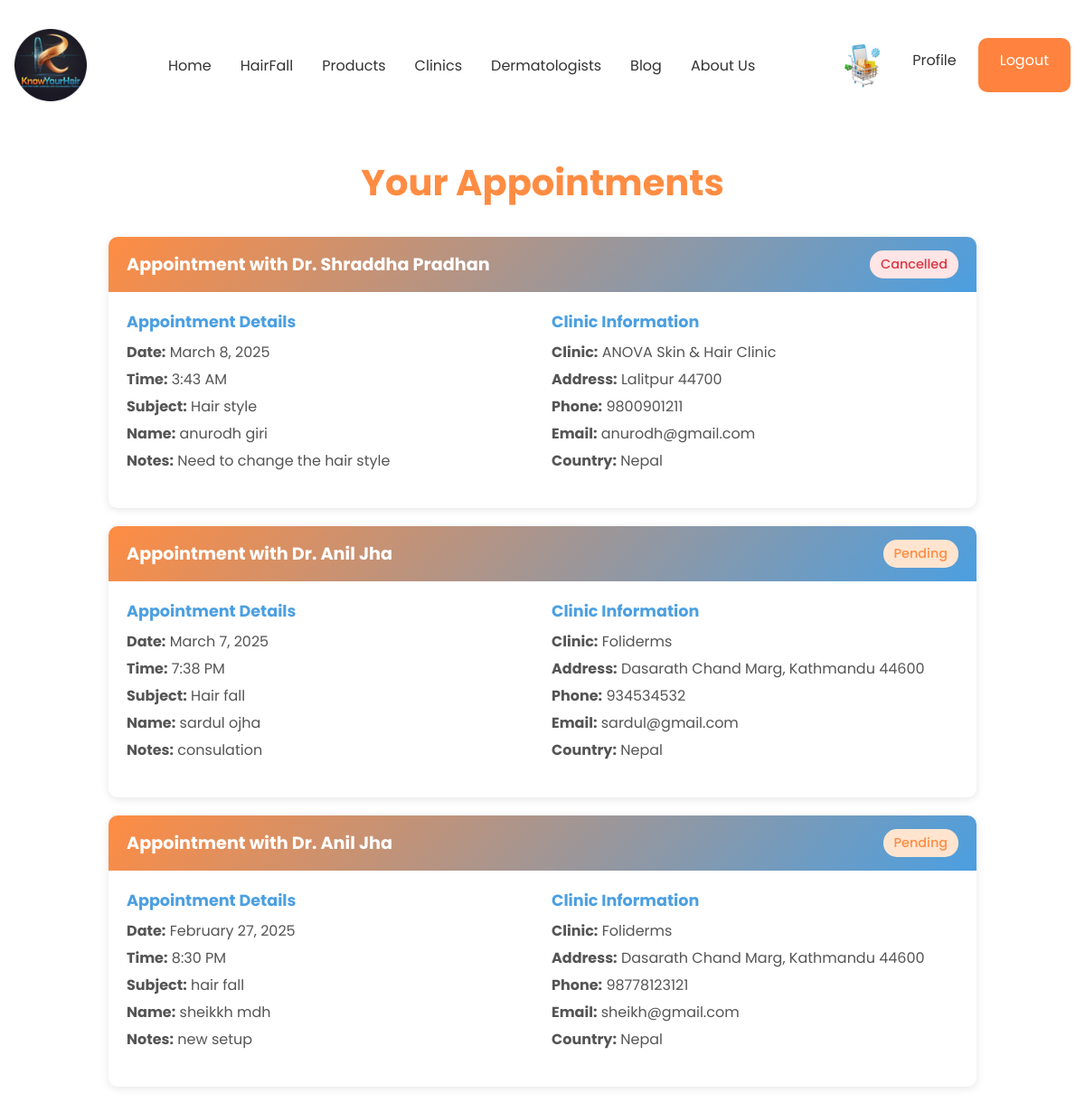
Before: /user/Details/ (signed in) with the older database file.
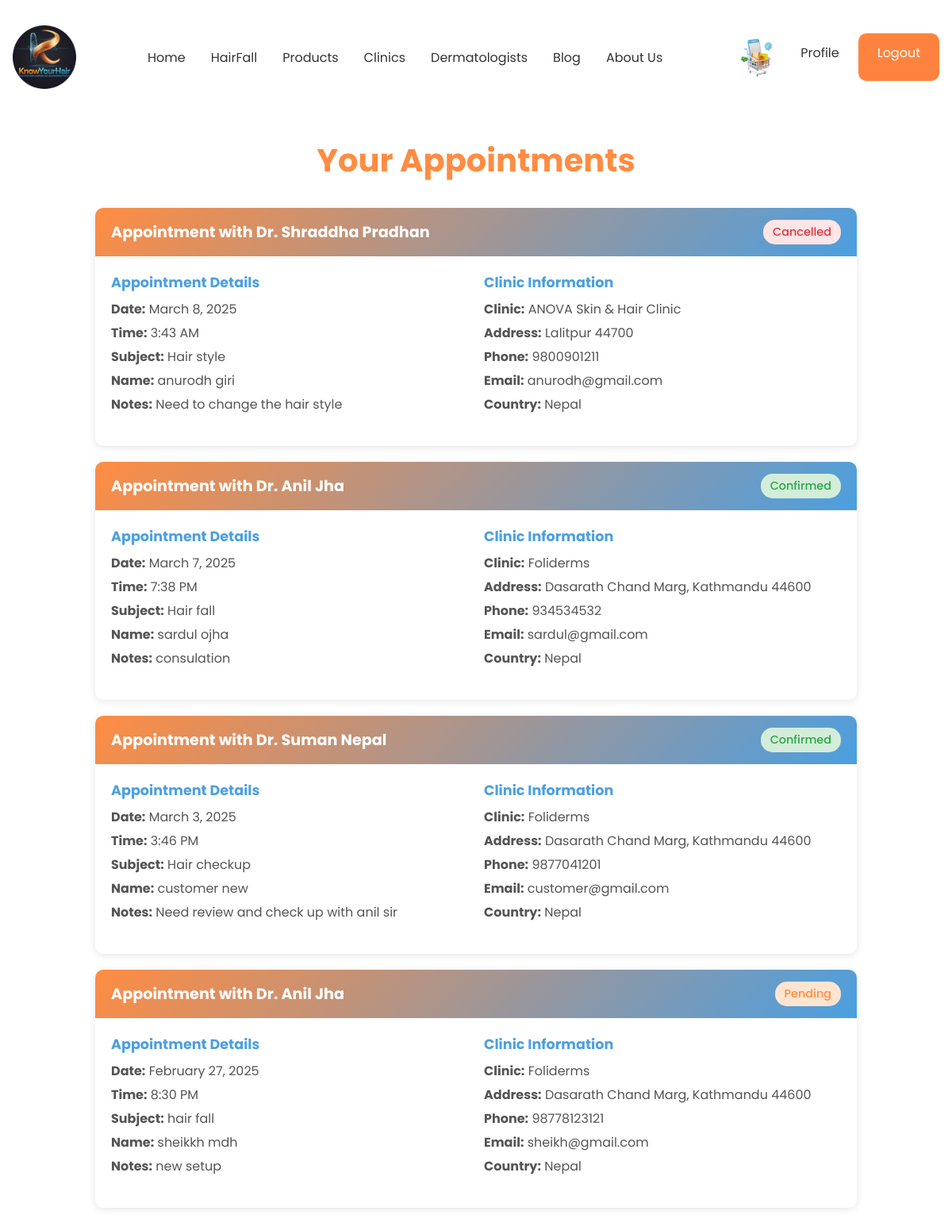
After: the same page with the newer database file.
### clinic/models.py (models this page shows, shortened)
class BookingClinic(models.Model):
    id = models.AutoField(primary_key=True)
    user = models.ForeignKey(User, on_delete=models.CASCADE)
    dermatologist = models.ForeignKey(Dermatologist, on_delete=models.CASCADE)
    clinic = models.ForeignKey(Clinic, on_delete=models.CASCADE)  # Clinic where the dermatologist works
    appointment_time = models.DateTimeField()  # The scheduled appointment time
    country = models.CharField(max_length=255)  # User's country for booking
    first_name = models.CharField(max_length=255)  # User's first name for booking
    last_name = models.CharField(max_length=255)  # User's last name for booking
    email = models.EmailField()  # User's email for communication
    phone = models.CharField(max_length=20, blank=True, null=True)  # Optional phone number
    subject = models.CharField(max_length=255)  # Subject of the appointment
    status = models.CharField(
        max_length=20,
        choices=[('pending', 'Pending'), ('confirmed', 'Confirmed'), ('cancelled', 'Cancelled')],
        default='pending'
    )  # Appointment status
    message = models.TextField(blank=True, null=True)  # Optional notes or reason for the appointment

class Dermatologist(models.Model):
    id = models.AutoField(primary_key=True)
    first_name = models.CharField(max_length=100)
    last_name = models.CharField(max_length=100)
    About = models.TextField()
    image = models.ImageField(upload_to='dermatologist_images/', default='default.jpg')
    clinic = models.ForeignKey(Clinic, on_delete=models.CASCADE, related_name="dermatologists")
    phoneNum = models.CharField(max_length=100)
    total_experience = models.IntegerField()

class Clinic(models.Model):
    STATUS_CHOICES = [
        ('Pending', 'Pending'),
        ('Approved', 'Approved'),
        ('Rejected', 'Rejected'),
    ]
    id = models.AutoField(primary_key=True)
    name = models.CharField(max_length=100)
    description = models.TextField()
    date_posted = models.DateTimeField(default=timezone.now)
    author = models.ForeignKey(User, on_delete=models.CASCADE)
    image = models.ImageField(upload_to='clinics_images/', default='default.jpg',)
    address = models.CharField(max_length=100)
    opening_time = models.CharField(max_length=100)
    closing_time = models.CharField(max_length=100)
    phoneNum = models.CharField(max_length=100)
    status = models.CharField(max_length=15, choices=STATUS_CHOICES, default='Pending')

### user/views.py (the view)
# urls.py: path('Details/', UserBookingView.as_view(), name='CustomerDetails'),
class UserBookingView(LoginRequiredMixin, TemplateView):
    template_name = 'user/user_booking.html'
    def get_context_data(self, **kwargs):
        context = super().get_context_data(**kwargs)
        context['bookings'] = BookingClinic.objects.filter(
            user=self.request.user  # This filters for the logged-in user
        ).select_related('dermatologist', 'clinic').order_by('-appointment_time')  # Added - for newest first
        return context

### user/templates/user/user_booking.html (shortened to what this page needs)
{% extends 'base/base.html' %}
{% load static %}
{% block content %}
<div class="booking-container">
    <div class="header">
        <h1>Your Appointments</h1>
    </div>
    {% if bookings %}
        {% for booking in bookings %}
            <div class="booking-card">
                <div class="booking-header">
                    <h3>Appointment with Dr. {{ booking.dermatologist.first_name }} {{ booking.dermatologist.last_name }}</h3>
                    <span class="status-badge status-{{ booking.status }}">{{ booking.status|title }}</span>
                </div>
                <div class="booking-content">
                    <div class="booking-details">
                        <div class="detail-group">
                            <h4>Appointment Details</h4>
                            <p><strong>Date:</strong> {{ booking.appointment_time|date:"F j, Y" }}</p>
                            <p><strong>Time:</strong> {{ booking.appointment_time|time:"g:i A" }}</p>
                            <p><strong>Subject:</strong> {{ booking.subject }}</p>
                            <p><strong>Name:</strong> {{ booking.first_name }} {{ booking.last_name }}</p>
                            {% if booking.message %}
                                <p><strong>Notes:</strong> {{ booking.message }}</p>
                            {% endif %}
                        </div>
                        <div class="detail-group">
                            <h4>Clinic Information</h4>
                            <p><strong>Clinic:</strong> {{ booking.clinic.name }}</p>
                            <p><strong>Address:</strong> {{ booking.clinic.address }}</p>
                            <p><strong>Phone:</strong> {{ booking.phone }}</p>
                            <p><strong>Email:</strong> {{ booking.email }}</p>
                            <p><strong>Country:</strong> {{ booking.country }}</p>
                        </div>
                    </div>
                </div>
            </div>
        {% endfor %}
    {% else %}
        <div class="no-bookings">
            <p>You don't have any appointments yet.</p>
        </div>
    {% endif %}
</div>
{% endblock %}

Changed rows visible on the page:
changed BookingClinic "March 7, 2025": status "Pending" → "Confirmed"
added BookingClinic: dermatologist.first_name "Suman", dermatologist.last_name "Nepal", status "Confirmed", appointment_time "March 3, 2025", appointment_time "3:46 PM", subject "Hair checkup", first_name "customer", last_name "new", message "Need review and check up with anil sir", clinic.name "Foliderms", clinic.address "Dasarath Chand Marg, Kathmandu 44600", phone "9877041201", email "customer@gmail.com", country "Nepal"
